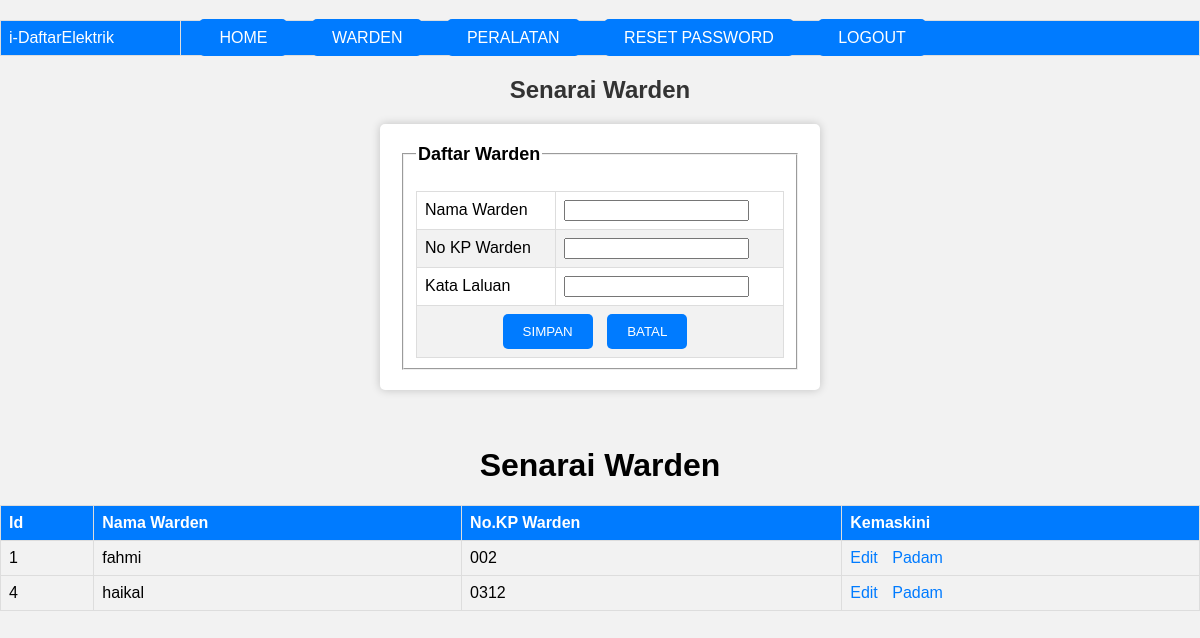
The page /admin/index.php?menu=pelajar (signed in) on the database its author committed.
### tables this page shows
CREATE TABLE `warden` (
  `idwarden` int(11) NOT NULL,
  `namawarden` varchar(50) NOT NULL,
  `nokpwarden` varchar(12) NOT NULL,
  `kata` varchar(250) NOT NULL
);

### admin/pelajar.php (the view, shortened to what this page needs)
<!DOCTYPE html>
<html lang="en">
<head>
</head>
<body>
    <h2>Senarai Warden</h2>
    <?php
    if(!isset($_GET['edit'])){
        ?>
        <form action="simpan.php" method="post">
            <fieldset>
                <legend>Daftar Warden</legend>
                <table>
                    <tr>
                        <td>Nama Warden</td>
                        <td><input type="text" name="namawarden" required minlength="5" maxlength="50"></td>
                    </tr>
                    <tr>
                        <td>No KP Warden</td>
                        <td><input type="text" name="nokpwarden" required maxlength="12"></td>
                    </tr>
                    <tr>
                        <td>Kata Laluan</td>
                        <td><input type="password" name="kata" required></td>
                    </tr>
                    <tr>
                        <td colspan="2" class="button-container">
                            <button type="submit">SIMPAN</button>
                            <button type="reset">BATAL</button>
                        </td>
                    </tr>
                </table>
            </fieldset>
        </form>
        <?php
    }
    ?>
<br><br>
<h1><center>Senarai Warden</h1>
    <table class="table">
        <tr>
            <th>Id</th>
            <th>Nama Warden</th>
            <th>No.KP Warden</th>
            <th>Kemaskini</th>
        </tr>
        <?php
        $sql = "SELECT * FROM warden ORDER BY idwarden";
        $result = $conn->query($sql);
        while ($row = $result->fetch_object()) {
            ?>
            <tr>
                <td><?php echo $row->idwarden;?></td>
                <td><?php echo $row->namawarden; ?></td>
                <td><?php echo $row->nokpwarden; ?></td>
                <td class="table-actions">
                    <a href="index.php?menu=pelajar&edit=<?php echo $row->idwarden; ?>">Edit</a>
                    <a href="padam.php?idwarden=<?php echo $row->idwarden; ?>" onclick="return sahkan()">Padam</a>
                </td>
            </tr>
            <?php
        }
        ?>
    </table>
    <br><br><br>
    <br><br><br><br><br><br>
</body>
</html>

### admin/index.php (style rules this page uses)
body { font-family: Arial, sans-serif; background-color: #f2f2f2; margin: 0; padding: 0; }

### admin/pelajar.php (style rules this page uses)
body { font-family: Arial, sans-serif; background-color: #f2f2f2; margin: 0; padding: 0; }
h2 { text-align: center; color: #333; margin-top: 20px; }
form { max-width: 400px; margin: 0 auto; background-color: #fff; padding: 20px; border-radius: 5px; box-shadow: 0px 0px 10px rgba(0, 0, 0, 0.2); }
form legend { font-weight: bold; font-size: 18px; }
table { width: 100%; border-collapse: collapse; margin-top: 20px; }
table th, table td { border: 1px solid #ddd; padding: 8px; text-align: left; }
table th { background-color: #007bff; color: #fff; }
table tr:nth-child(even) { background-color: #f2f2f2; }
.table-actions a { color: #007bff; text-decoration: none; margin-right: 10px; }
.button-container { text-align: center; margin-top: 20px; }
button { background-color: #007bff; color: #fff; border: none; padding: 10px 20px; margin-right: 10px; border-radius: 5px; cursor: pointer; }

### rows shown on the page
warden: idwarden "1", namawarden "fahmi", nokpwarden "002"
warden: idwarden "4", namawarden "haikal", nokpwarden "0312"
